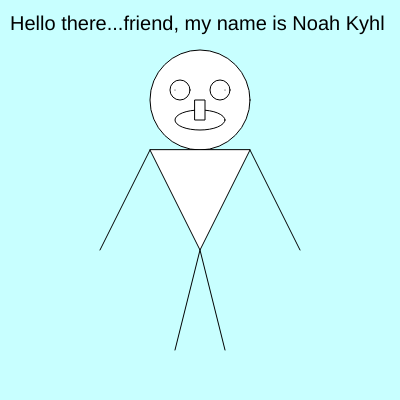
Frame 1 (no input)
Frame 60 (no input): identical to frame 1, image omitted
Frame 120 (the mouse pressed at the canvas centre since frame 60): identical to frame 1, image omitted

The p5.js sketch that drew this single still picture (run headless with seeded random() and noise() and a simulated clock; from frame 60 on, the mouse is pressed at the canvas centre):

// p5.js sketch
// ── sketch.js
function setup() {
    createCanvas(400, 400);
  }
  
  function draw() {
    background(200, 300, 300);
    
    
    circle(200, 100, 100); //head
    
    triangle(150, 150, 200, 250, 250, 150); //body
    
    line(150, 150, 100, 250); //L arm
    line(250, 150, 300, 250); //R arm
    line(200, 250, 175, 350); //L leg
    line(200, 250, 225, 350); //R leg
    
    circle(180, 90, 20); //L eye
    circle(220, 90, 20); //R eye
    point(175, 90); //L eye
    point(225, 90); //R eye
    
    ellipse(200, 120, 50, 20); //mouth
    
    rect(195, 100, 10, 20); //nose
    
    textSize(20);
    text('Hello there...friend, my name is Noah Kyhl', 10, 30);
  }
